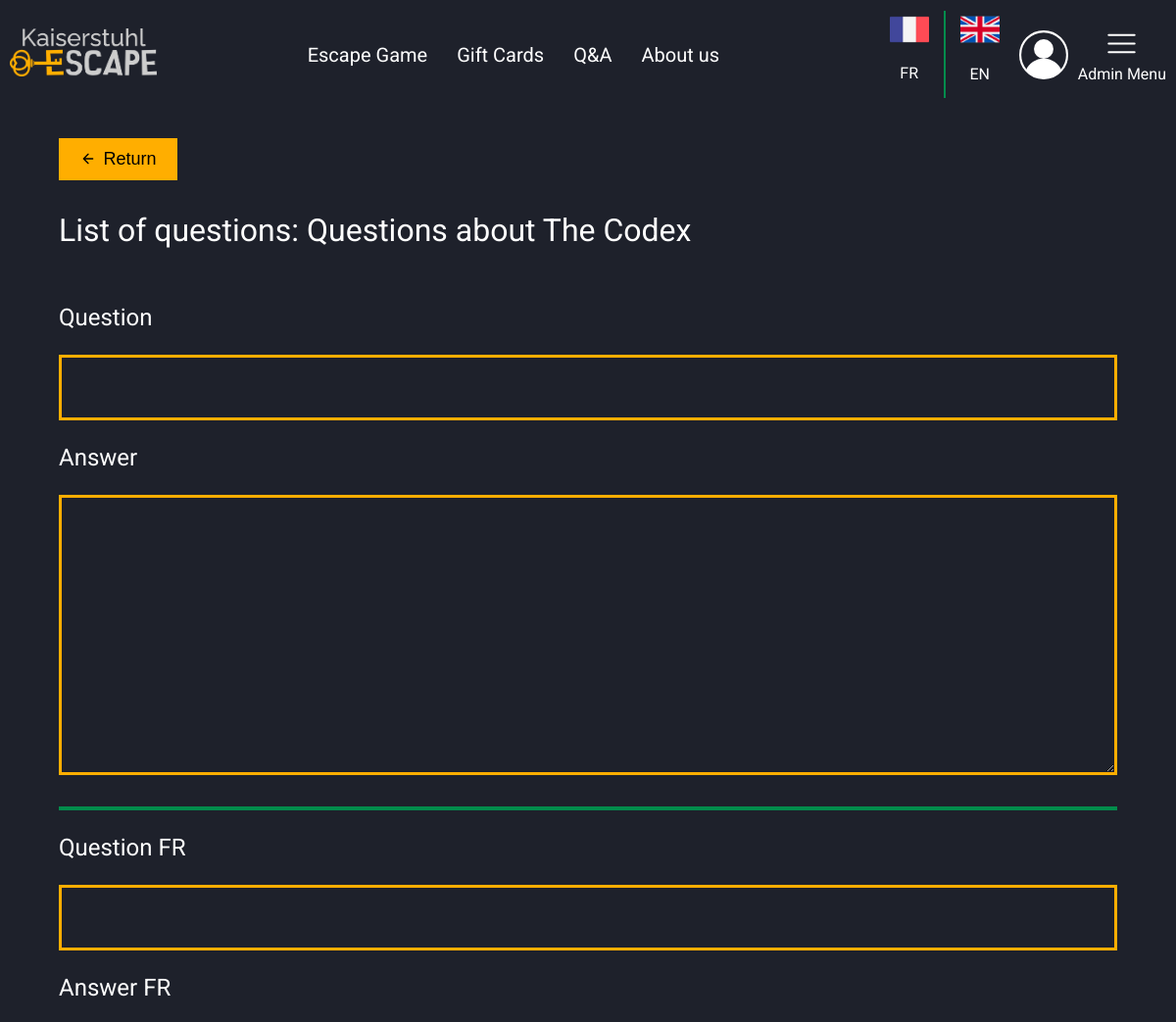
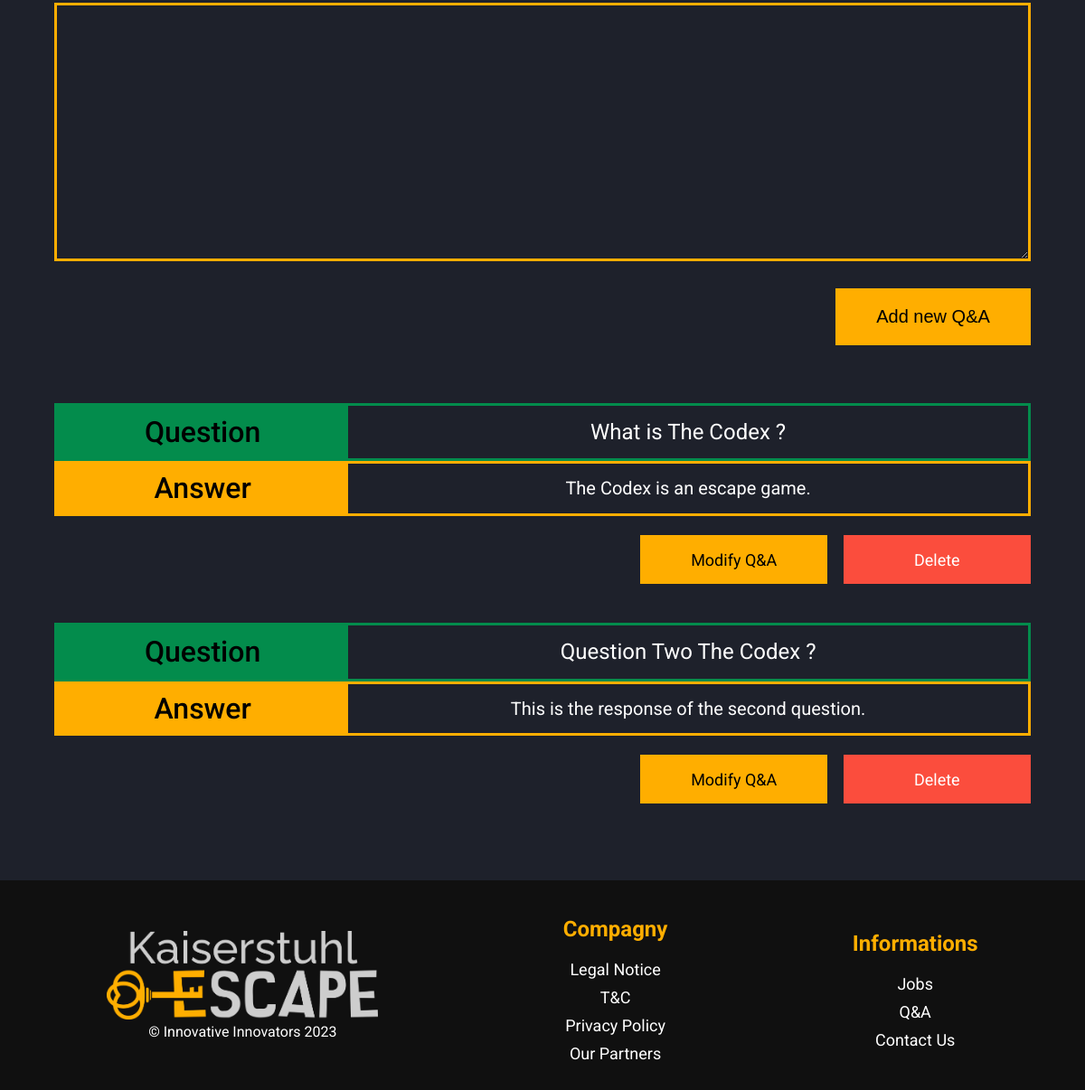
/index.php?action=admin&page=qAndAQuestions&id_qAndACat=2 (signed in), run on the app's committed database (2 pictures, top to bottom).
### tables this page shows
CREATE TABLE `qAndACat` (
  `id_qAndACat` int(11) NOT NULL,
  `title` varchar(255) DEFAULT NULL,
  `titleFR` varchar(255) DEFAULT NULL,
  `id_escapeGame` int(11) DEFAULT NULL
);

CREATE TABLE `qAndAQuestion` (
  `id_qAndAQuestion` int(11) NOT NULL,
  `title` varchar(255) DEFAULT NULL,
  `titleFR` varchar(255) DEFAULT NULL,
  `answer` text DEFAULT NULL,
  `answerFR` text DEFAULT NULL,
  `id_qAndACat` int(11) DEFAULT NULL
);

### vue/vue.class.php (called while the page is built, shortened)
<?php
class vue
{
    private $fichierVue;
    public function __construct($action)
    {
        $this->fichierVue = "vue/vue" . $action . ".php";
    }
    public function afficher($data, $title)
    {
        require $this->fichierVue;
        require "gabarit.php";
    }
}

### controleur/ctrAdmin.class.php (called while the page is built, shortened)
<?php
require_once "modele/qAndA.class.php";
require_once "modele/escapeGame.class.php";
require_once "vue/vue.class.php";
class ctrAdmin
{
    public $qAndAs;
    public function __construct()
    {
        $this->qAndAs = new qAndA();
    }
    public function qAndAQuestions($idCat)
    {
        $qAndAs = $this->qAndAs->getOneQandACat($idCat);
        $qAndAQs = $this->qAndAs->getQandAQuestions($idCat);
        $title = "Administration Q&A - Questions - Kaiserstuhl escape";
        $objVue = new vue("AdminQAndAQuestions");
        $objVue->afficher(array("qAndAQs" => $qAndAQs, "qAndAs" => $qAndAs), $title);
    }
}

### index.php (called while the page is built, shortened)
<?php
require "includes/default_config.php";
$objRouteur = new Routeur();
$objRouteur->routeurRequete();

### modele/qAndA.class.php (called while the page is built, shortened)
<?php
require_once "modele/bdd.class.php";
class qAndA extends bdd
{
    public function getOneQandACat($idCat)
    {
        $req = "SELECT * FROM qAndACat WHERE id_qAndACat = ?";
        $data = array($idCat);
        $qAndACat = $this->execReqPrep($req, $data);
        if($qAndACat!=null)
            return $qAndACat[0];
        else
            return $qAndACat;
    }
    public function getQandAQuestions($idCat)
    {
        $req = "SELECT * FROM qAndAQuestion WHERE id_qAndACat = ?";
        $data = array($idCat);
        $qAndAQ = $this->execReqPrep($req, $data);
        return $qAndAQ;
    }
}

### includes/default_config.php (called while the page is built, shortened)
<?php
$conf = new stdClass();
$conf->DBHOST = config::$DBHost ?? "localhost";
$conf->DBUSER = config::$DBUser ?? "root";
$conf->DBNAME = config::DBNAME;
$conf->DBPWD = config::$DBPwd ?? "admin";

### modele/bdd.class.php (called while the page is built, shortened)
<?php
abstract class bdd
{
    private $bdd;
    private function connexionBDD()
    {
        global $conf;
        if (!isset($this->bdd))
            try {
                $options = array(PDO::MYSQL_ATTR_INIT_COMMAND => "SET NAMES utf8");
                $this->bdd = new PDO('mysql:host=' . $conf->DBHOST . ';dbname=' . $conf->DBNAME, $conf->DBUSER, $conf->DBPWD, $options);
            } catch (Exception $err) {
                throw new Exception("Connexion à la BDD");
            }
        return $this->bdd;
    }
    protected function execReqPrep($req, $data)
    {
        $reponse = $this->connexionBDD()->prepare($req);
        if ($reponse->execute($data)) {
            $resultat = $reponse->fetchAll(PDO::FETCH_ASSOC);
            if (!empty($resultat))
                return $resultat;
            else
                return $reponse->rowCount();
        }
        return FALSE;
    }
}

### vue/vueAdminQAndAQuestions.php (the view)
<a href="index.php?action=admin&page=qAndA"><button class="returnAdmin"><svg xmlns="http://www.w3.org/2000/svg" width="16" height="16" viewBox="0 0 24 24" fill="none" stroke="#000" stroke-width="2" stroke-linecap="round" stroke-linejoin="round"><path d="M19 12H6M12 5l-7 7 7 7"/></svg> <?= ADMIN_QANDA_RETURN ?> </button></a>
<h3 class="adminQandA">
    <?php
        echo ADMIN_QANDA_Q_H3.":<div>";
        if($_SESSION['lang']=='fr')
            echo $qAndAs["titleFR"];
        else
            echo $qAndAs["title"];
        echo "</div>"
    ?>
</h3>
<form class="formAdmin" action="index.php?action=admin&page=qAndAQuestionsAdd_S&id_qAndACat=<?= $qAndAs["id_qAndACat"] ?>" method="post">
    <label>
        <p class="titleAdminQAndA"> <?= ADMIN_QANDA_FORM_Q ?> </p>
        <input class="addTitle" type="text" name="question" id="question">
    </label>
    <label>
        <p class="titleAdminQAndA"> <?= ADMIN_QANDA_FORM_A ?> </p>
        <textarea class="addTitle" type="text" name="answer" id="answer"></textarea>
    </label>
    <div class="greenBar"></div>
    <label>
        <p class="titleAdminQAndA"> <?= ADMIN_QANDA_FORM_Q_FR ?> </p>
        <input class="addTitle" type="text" name="questionFR" id="questionFR">
    </label>
    <label>
        <p class="titleAdminQAndA"> <?= ADMIN_QANDA_FORM_A_FR ?> </p>
        <textarea class="addTitle" type="text" name="answerFR" id="answerFR"></textarea>
    </label>
    <input class="yellowButton" type="submit" value=" <?= ADMIN_QANDA_NEW_QANDA_SUBMIT ?> ">
</form>
<div class="listQandA">
    <?php
    if(!empty($qAndAQs)){
        foreach($qAndAQs as $qAndAQ){
            echo '<div class="oneQandA">';
            echo '<div class="oneQ">';
            echo '<div class="titleQ">'.ADMIN_QANDA_TITLE_Q.'</div>';
            echo '<p>';
            if($_SESSION['lang'] == 'fr')
                echo $qAndAQ['titleFR'];
            else
                echo $qAndAQ['title'];
            echo '</p></div>';
            echo '<div class="oneA">';
            echo '<div class="titleA">'.ADMIN_QANDA_TITLE_A.'</div>';
            echo '<p>';
            if($_SESSION['lang'] == 'fr')
                echo $qAndAQ['answerFR'];
            else
                echo $qAndAQ['answer'];
            echo '</p></div>';
            echo '<div class="buttonsQandA buttonsQandAQuestions">';
            echo '<a class="yellowButtonQAndA" href="index.php?action=admin&page=qAndAQuestionsModify&id_qAndAQ='.$qAndAQ['id_qAndAQuestion'].'">'.ADMIN_QANDA_MOD_QANDA.'</a>';
            echo '<a class="redButtonQandA" href="index.php?action=admin&page=qAndAQuestionsDelete&id_qAndAQ='.$qAndAQ['id_qAndAQuestion'].'">'.ADMIN_QANDA_DELETE.'</a>';
            echo '</div>';
            echo '</div>';
        }
    }
    else
        echo ADMIN_QANDA_NO_QANDA;
    ?>
</div>

### styles/style.css (style rules this page uses)
:root { --background: #1E212B; --yellow: #FFAE00; --green: #038C4C; --black: #101010; --lightBlue: #373D50; --red: #fb4d3d; --lightGrey: #a4a4a4; --veryLightBlue: #6A7497; --grey: #D9D9D9; }
html, body { height: 100%; }
body { margin: 0; background-color: var(--background); font-family: 'Roboto', sans-serif; display: grid; grid-template-rows: auto 1fr auto; grid-template-columns: 100%; }
input[type="submit"], button { cursor: pointer; }
.newAmount input[type=submit], .yellowButton { background-color: var(--yellow); border: none; padding: 20px 30%; font-size: 20px; }
.addTitle { border: var(--yellow) 3px solid; background-color: var(--background); color: white; padding: 20px; width: 80%; }
.titleAdminQAndA { font-size: 20px; }
.yellowButtonQAndA { background-color: var(--yellow); }
.buttonsQandA { display: grid; grid-template-columns: 1fr 1fr; }
.buttonsQandA > a, .buttonsQandA > select { margin: 4%; font-size: 16px; color: black; text-align: center; padding: 8% 0px; }
.buttonsQandA > .redButtonQandA, .buttonsQandA > .redButtonQandA, .redButtonQandA { background-color: var(--red); color: white; border: none; }
h3.adminQandA { font-weight: normal; font-size: 24px; }
a > button.returnAdmin { display: flex; align-items: center; gap: 8px; font-size: 18px; background-color: var(--yellow); padding: 2% 4%; margin-top: 30px; border: none; }
a { text-decoration: none; }
textarea.addTitle { height: 240px; }
.listQandA { margin: 12% 0%; }
.oneQandA { margin: 16% 0%; }
.oneQandA > div > div { text-align: center; font-size: 32px; color: black; font-weight: 500; }
.oneQandA > div > p { margin: 4%; text-align: center; }
.oneQ { border: var(--green) solid 3px; }
.oneQ > p { font-size: 24px; }
.oneA { border: var(--yellow) solid 3px; }
.oneA > p { font-size: 20px; }
.titleQ { background-color: var(--green); }
.titleA { background-color: var(--yellow); }
.buttonsQandAQuestions { margin: 8% 0%; gap: 4%; }
.buttonsQandAQuestions > a { margin: 0%; font-size: 20px; }
.formAdmin { display: grid; justify-content: center; grid-template-columns: 1fr; }
.formAdmin > label { display: grid; grid-template-columns: 1fr; }
.formAdmin > label > input[type=text], .formAdmin > label > textarea { font-family: 'Roboto', sans-serif; font-size: 14px; width: auto; }
.formAdmin > input[type=submit], .formAdminEG > input[type=submit] { padding: 20px 0%; text-align: center; margin: 0% 10%; margin-top: 30px; font-size: 20px; }
.greenBar { border: var(--green) solid 2px; margin-block-start: 2em; margin-block-end: 0.5em; }

### styles/stylePC.css (style rules this page uses)
.buttonsQandA { grid-template-columns: 1fr 1fr 1fr 1fr; align-items: center; }
h3.adminQandA { font-size: 32px; display: flex; gap: 8px; }
.buttonsQandA > a, .buttonsQandA > select { font-size: 18px; }
.titleAdminQAndA { font-size: 24px; }
.formAdmin > input[type=submit] { margin: 0% 0% 0% 80%; margin-top: 30px; }
.formAdmin > label > input[type=text], .formAdmin > label > textarea { font-size: 18px; }
a > button.returnAdmin { padding: 1% 2%; }
.greenBar { margin-block-end: 0; }
.listQandA { margin: 6% 0; }
.oneQandA { margin: 4% 0%; }
.oneQ, .oneA { display: grid; grid-template-columns: 30% 70%; }
.titleA, .titleQ { display: flex; justify-content: center; align-items: center; }
.oneQandA > div > p { margin: 2%; }
.buttonsQandAQuestions { margin: 2% 0%; margin-left: 60%; grid-template-columns: 1fr 1fr; }
.newAmount input[type="submit"], .yellowButton { padding: 20px 60px; }

### data on the page
qandacat: title "Questions about The Codex"
qandaquestion: title "What is The Codex ?", answer "The Codex is an escape game."
qandaquestion: title "Question Two The Codex ?", answer "This is the response of the second question."

### other printed values
MENU_ESCAPE_GAME "Escape Game"
MENU_GIFT_CARDS "Gift Cards"
MENU_Q_AND_A "Q&A"
MENU_ABOUT_US "About us"
ADMIN_QANDA_RETURN "Return"
ADMIN_QANDA_Q_H3 "List of questions"
ADMIN_QANDA_FORM_Q "Question"
ADMIN_QANDA_FORM_A "Answer"
ADMIN_QANDA_FORM_Q_FR "Question FR"
ADMIN_QANDA_FORM_A_FR "Answer FR"
FOOTER_COMPAGNY "Compagny"
FOOTER_LEGAL_NOTICE "Legal Notice"
FOOTER_T_AND_C "T&C"
FOOTER_PRIVACY_POLICY "Privacy Policy"
FOOTER_PARTNERS "Our Partners"
